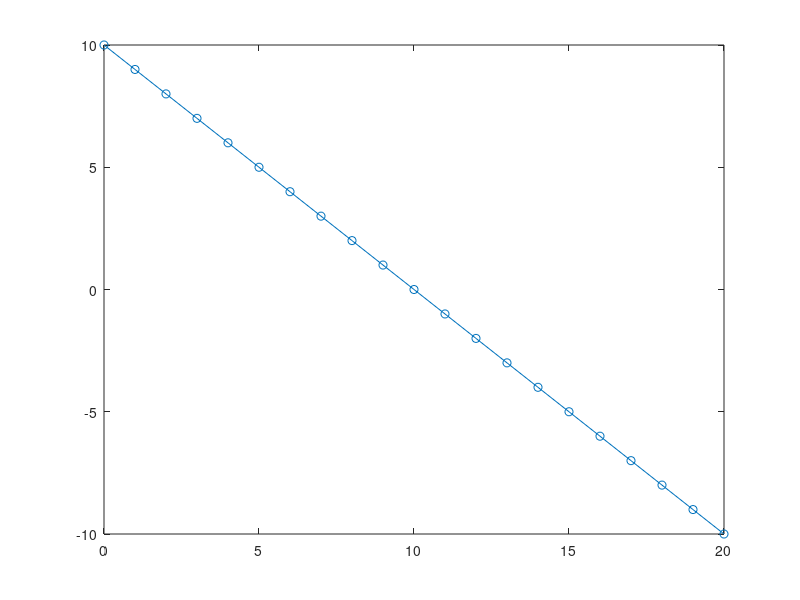

Write the MATLAB code that produced this figure.
% This code is supported by the website: https://www.guanjihuan.com
% The newest version of this code is on the web page: https://www.guanjihuan.com/archives/766


%在matlab里加上百分号“%”是注释。
%快捷键：选中按ctrl+R为注释，选中按ctrl+T为取消注释，
clc;  %clc有窗口清空的效果，一般都用上
clear all;  %clear all可以清空所有变量，一般都用上
clf;  %clf为清空输出的图片内容，在画图的时候最好添加上

aa=1   %没加分号“;”,默认打印输出
bb=2;  %加了分号“;”，即不打印输出
cc1=zeros(2,3)  %零矩阵用zeros()
cc2=eye(3,3)  %单位矩阵

%矩阵乘积
matrix1=[3,3;3,3]  %里面分号代表矩阵换一行。下标是从1开始记。
matrix2=[2,0;0,2]
matrix_product_1=matrix1*matrix2  % *是正常的矩阵乘积
matrix_product_2=matrix1.*matrix2  % .*是矩阵每个元素对应相乘

%循环
for i0=1:0.5:2  %循环内容为for到end。a:b:c代表最小为a，最大为c，步长为b
    for_result=i0+1i  %i在matlab中代表虚数，所以起变量名最好不要用i。要输出内容，后面不加分号即可
end

%判断
if aa~=1   %在matlab中，~=代表不等于，==代表等于
    dd=100
else
    dd=300
end

matrix=[2,3;5,7]
%求本征矢和本征值
[V,D]=eig(matrix)  %在matlab中，V的列向量是本征矢，注意是列。D的对角上是对应本征值。
%求逆
inv1=inv(matrix)  %求逆
inv2=matrix^-1    %求逆也可以这样写
%画图
plot([0:20],[10:-1:-10],'-o')  %更多画图技巧可参考官方文档或网上资料